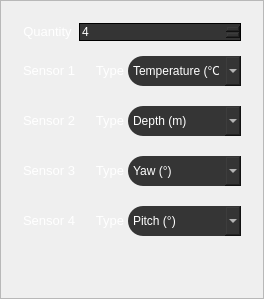
               <widget class="QFrame" name="config_frame_sensor_config">
                <property name="styleSheet">
                 <string notr="true">QFrame#config_frame_sensor_config{
background-color: rgba(34,34,34,255);
border-radius: 20px;
}

QLineEdit{
background-color: rgba(52,52,52,255);
border: 1px solid black;
color: white;
}

QLabel{
color: White;
font-size: 13px;
}

QSpinBox{
background-color: rgba(52,52,52,255);
border: 1px solid black;
color: white;
}
QSpinBox:hover{
background-color: rgba(52,52,52,200);
}

QComboBox {
border-radius: 15px;
color: White;
background-color: rgba(53,53,53,255);
height: 30px;
}
QComboBox:hover{
background-color: rgba(53,53,53,200);
}
QComboBox:pressed{
background-color: rgba(53,53,53,128);
}
QComboBox:on {
background-color: rgba(53,53,53,255);
border-bottom-left-radius: 0px;
border-bottom-right-radius: 0px;
}
QComboBox QAbstractItemView {
background: rgba(53,53,53,255);
color: White;
border: none;
selection-background-color: rgba(17, 120, 223, 255);
outline: 0px;
}
QComboBox::drop-down {
border-color: transparent;
background-color: transparent;
image: url(images/white_down_arrow.png);
width: 14px;
height: 14px;
padding-right: 9px;
padding-top: 9px;
}</string>
                </property>
                <property name="frameShape">
                 <enum>QFrame::StyledPanel</enum>
                </property>
                <property name="frameShadow">
                 <enum>QFrame::Raised</enum>
                </property>
                <layout class="QVBoxLayout" name="verticalLayout_98">
                 <item>
                  <layout class="QVBoxLayout" name="verticalLayout_99">
                   <property name="spacing">
                    <number>15</number>
                   </property>
                   <property name="leftMargin">
                    <number>11</number>
                   </property>
                   <property name="topMargin">
                    <number>11</number>
                   </property>
                   <property name="rightMargin">
                    <number>11</number>
                   </property>
                   <property name="bottomMargin">
                    <number>11</number>
                   </property>
                   <item>
                    <layout class="QHBoxLayout" name="horizontalLayout_69">
                     <property name="spacing">
                      <number>7</number>
                     </property>
                     <item>
                      <widget class="QLabel" name="config_label_sensor_config_quantity">
                       <property name="sizePolicy">
                        <sizepolicy hsizetype="Fixed" vsizetype="Fixed">
                         <horstretch>0</horstretch>
                         <verstretch>0</verstretch>
                        </sizepolicy>
                       </property>
                       <property name="text">
                        <string>Quantity</string>
                       </property>
                       <property name="alignment">
                        <set>Qt::AlignCenter</set>
                       </property>
                       <property name="buddy">
                        <cstring>config_label_sensor_config_quantity</cstring>
                       </property>
                      </widget>
                     </item>
                     <item>
                      <widget class="QSpinBox" name="config_spinbox_sensor_config_quantity">
                       <property name="readOnly">
                        <bool>false</bool>
                       </property>
                       <property name="minimum">
                        <number>0</number>
                       </property>
                       <property name="value">
                        <number>4</number>
                       </property>
                      </widget>
                     </item>
                    </layout>
                   </item>
                   <item>
                    <layout class="QVBoxLayout" name="verticalLayout_100">
                     <property name="spacing">
                      <number>20</number>
                     </property>
                     <item>
                      <layout class="QHBoxLayout" name="horizontalLayout_70">
                       <property name="spacing">
                        <number>20</number>
                       </property>
                       <item>
                        <widget class="QLabel" name="config_label_sensor_config_sensor_1">
                         <property name="sizePolicy">
                          <sizepolicy hsizetype="Fixed" vsizetype="Fixed">
                           <horstretch>0</horstretch>
                           <verstretch>0</verstretch>
                          </sizepolicy>
                         </property>
                         <property name="text">
                          <string>Sensor 1</string>
                         </property>
                         <property name="alignment">
                          <set>Qt::AlignCenter</set>
                         </property>
                         <property name="buddy">
                          <cstring>config_label_test_speed</cstring>
                         </property>
                        </widget>
                       </item>
                       <item>
                        <layout class="QHBoxLayout" name="horizontalLayout_71">
                         <property name="spacing">
                          <number>4</number>
                         </property>
                         <item>
                          <widget class="QLabel" name="config_label_sensor_config_type_sensor_1">
                           <property name="sizePolicy">
                            <sizepolicy hsizetype="Fixed" vsizetype="Fixed">
                             <horstretch>0</horstretch>
                             <verstretch>0</verstretch>
                            </sizepolicy>
                           </property>
                           <property name="text">
                            <string>Type</string>
                           </property>
                           <property name="alignment">
                            <set>Qt::AlignRight|Qt::AlignTrailing|Qt::AlignVCenter</set>
                           </property>
                           <property name="buddy">
                            <cstring>config_label_test_speed</cstring>
                           </property>
                          </widget>
                         </item>
                         <item>
                          <widget class="QComboBox" name="config_cbox_sensor_config_type_sensor_1">
                           <property name="currentIndex">
                            <number>0</number>
                           </property>
                           <item>
                            <property name="text">
                             <string>Temperature (°C)</string>
                            </property>
                           </item>
                           <item>
                            <property name="text">
                             <string>Depth (m)</string>
                            </property>
                           </item>
                           <item>
                            <property name="text">
                             <string>Yaw (°)</string>
                            </property>
                           </item>
                           <item>
                            <property name="text">
                             <string>Pitch (°)</string>
                            </property>
                           </item>
                          </widget>
                         </item>
                        </layout>
                       </item>
                      </layout>
                     </item>
                     <item>
                      <layout class="QHBoxLayout" name="horizontalLayout_72">
                       <property name="spacing">
                        <number>20</number>
                       </property>
                       <item>
                        <widget class="QLabel" name="config_label_sensor_config_sensor_2">
                         <property name="sizePolicy">
                          <sizepolicy hsizetype="Fixed" vsizetype="Fixed">
                           <horstretch>0</horstretch>
                           <verstretch>0</verstretch>
                          </sizepolicy>
                         </property>
                         <property name="text">
                          <string>Sensor 2</string>
                         </property>
                         <property name="alignment">
                          <set>Qt::AlignCenter</set>
                         </property>
                         <property name="buddy">
                          <cstring>config_label_test_speed</cstring>
                         </property>
                        </widget>
                       </item>
                       <item>
                        <layout class="QHBoxLayout" name="horizontalLayout_73">
                         <property name="spacing">
                          <number>4</number>
                         </property>
                         <item>
                          <widget class="QLabel" name="config_label_sensor_config_type_sensor_2">
                           <property name="sizePolicy">
                            <sizepolicy hsizetype="Fixed" vsizetype="Fixed">
                             <horstretch>0</horstretch>
                             <verstretch>0</verstretch>
                            </sizepolicy>
                           </property>
                           <property name="text">
                            <string>Type</string>
                           </property>
                           <property name="alignment">
                            <set>Qt::AlignRight|Qt::AlignTrailing|Qt::AlignVCenter</set>
                           </property>
                           <property name="buddy">
                            <cstring>config_label_test_speed</cstring>
                           </property>
                          </widget>
                         </item>
                         <item>
                          <widget class="QComboBox" name="config_cbox_sensor_config_type_sensor_2">
                           <property name="currentIndex">
                            <number>1</number>
                           </property>
                           <item>
                            <property name="text">
                             <string>Temperature (°C)</string>
                            </property>
                           </item>
                           <item>
                            <property name="text">
                             <string>Depth (m)</string>
                            </property>
                           </item>
                           <item>
                            <property name="text">
                             <string>Yaw (°)</string>
                            </property>
                           </item>
                           <item>
                            <property name="text">
                             <string>Pitch (°)</string>
                            </property>
                           </item>
                          </widget>
                         </item>
                        </layout>
                       </item>
                      </layout>
                     </item>
                     <item>
                      <layout class="QHBoxLayout" name="horizontalLayout_74">
                       <property name="spacing">
                        <number>20</number>
                       </property>
                       <item>
                        <widget class="QLabel" name="config_label_sensor_config_sensor_3">
                         <property name="sizePolicy">
                          <sizepolicy hsizetype="Fixed" vsizetype="Fixed">
                           <horstretch>0</horstretch>
                           <verstretch>0</verstretch>
                          </sizepolicy>
                         </property>
                         <property name="text">
                          <string>Sensor 3</string>
                         </property>
                         <property name="alignment">
                          <set>Qt::AlignCenter</set>
                         </property>
                         <property name="buddy">
                          <cstring>config_label_test_speed</cstring>
                         </property>
                        </widget>
                       </item>
                       <item>
                        <layout class="QHBoxLayout" name="horizontalLayout_75">
                         <property name="spacing">
                          <number>4</number>
                         </property>
                         <item>
                          <widget class="QLabel" name="config_label_sensor_config_type_sensor_3">
                           <property name="sizePolicy">
                            <sizepolicy hsizetype="Fixed" vsizetype="Fixed">
                             <horstretch>0</horstretch>
                             <verstretch>0</verstretch>
                            </sizepolicy>
                           </property>
                           <property name="text">
                            <string>Type</string>
                           </property>
                           <property name="alignment">
                            <set>Qt::AlignRight|Qt::AlignTrailing|Qt::AlignVCenter</set>
                           </property>
                           <property name="buddy">
                            <cstring>config_label_test_speed</cstring>
                           </property>
                          </widget>
                         </item>
                         <item>
                          <widget class="QComboBox" name="config_cbox_sensor_config_type_sensor_3">
                           <property name="currentIndex">
                            <number>2</number>
                           </property>
                           <item>
                            <property name="text">
                             <string>Temperature (°C)</string>
                            </property>
                           </item>
                           <item>
                            <property name="text">
                             <string>Depth (m)</string>
                            </property>
                           </item>
                           <item>
                            <property name="text">
                             <string>Yaw (°)</string>
                            </property>
                           </item>
                           <item>
                            <property name="text">
                             <string>Pitch (°)</string>
                            </property>
                           </item>
                          </widget>
                         </item>
                        </layout>
                       </item>
                      </layout>
                     </item>
                     <item>
                      <layout class="QHBoxLayout" name="horizontalLayout_76">
                       <property name="spacing">
                        <number>20</number>
                       </property>
                       <item>
                        <widget class="QLabel" name="config_label_sensor_config_sensor_4">
                         <property name="sizePolicy">
                          <sizepolicy hsizetype="Fixed" vsizetype="Fixed">
                           <horstretch>0</horstretch>
                           <verstretch>0</verstretch>
                          </sizepolicy>
                         </property>
                         <property name="text">
                          <string>Sensor 4</string>
                         </property>
                         <property name="alignment">
                          <set>Qt::AlignCenter</set>
                         </property>
                         <property name="buddy">
                          <cstring>config_label_test_speed</cstring>
                         </property>
                        </widget>
                       </item>
                       <item>
                        <layout class="QHBoxLayout" name="horizontalLayout_77">
                         <property name="spacing">
                          <number>4</number>
                         </property>
                         <item>
                          <widget class="QLabel" name="config_label_sensor_config_type_sensor_4">
                           <property name="sizePolicy">
                            <sizepolicy hsizetype="Fixed" vsizetype="Fixed">
                             <horstretch>0</horstretch>
                             <verstretch>0</verstretch>
                            </sizepolicy>
                           </property>
                           <property name="text">
                            <string>Type</string>
                           </property>
                           <property name="alignment">
                            <set>Qt::AlignRight|Qt::AlignTrailing|Qt::AlignVCenter</set>
                           </property>
                           <property name="buddy">
                            <cstring>config_label_test_speed</cstring>
                           </property>
                          </widget>
                         </item>
                         <item>
                          <widget class="QComboBox" name="config_cbox_sensor_config_type_sensor_4">
                           <property name="currentIndex">
                            <number>3</number>
                           </property>
                           <item>
                            <property name="text">
                             <string>Temperature (°C)</string>
                            </property>
                           </item>
                           <item>
                            <property name="text">
                             <string>Depth (m)</string>
                            </property>
                           </item>
                           <item>
                            <property name="text">
                             <string>Yaw (°)</string>
                            </property>
                           </item>
                           <item>
                            <property name="text">
                             <string>Pitch (°)</string>
                            </property>
                           </item>
                          </widget>
                         </item>
                        </layout>
                       </item>
                      </layout>
                     </item>
                    </layout>
                   </item>
                  </layout>
                 </item>
                 <item>
                  <spacer name="verticalSpacer_5">
                   <property name="orientation">
                    <enum>Qt::Vertical</enum>
                   </property>
                   <property name="sizeType">
                    <enum>QSizePolicy::Expanding</enum>
                   </property>
                   <property name="sizeHint" stdset="0">
                    <size>
                     <width>20</width>
                     <height>40</height>
                    </size>
                   </property>
                  </spacer>
                 </item>
                </layout>
               </widget>
